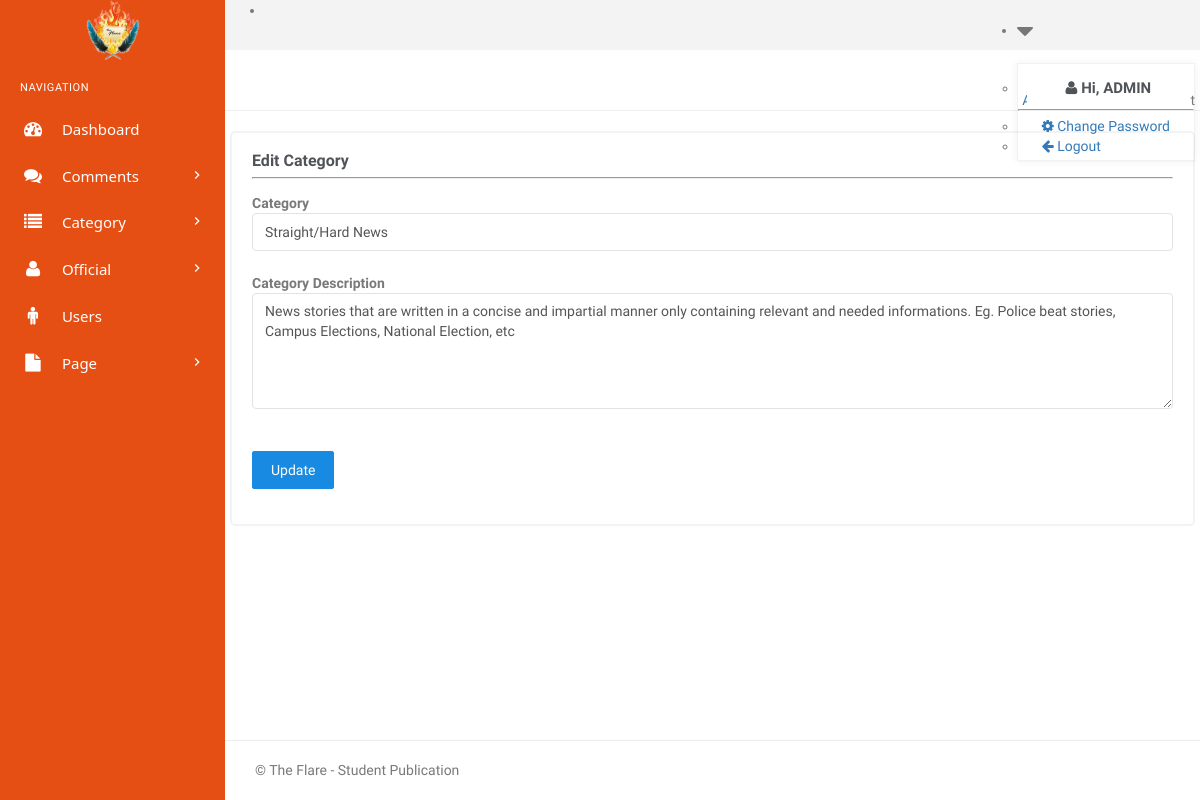
Screenshot of /admin/edit-category.php?cid=1 (signed in) with the database file from the repository.
### tables this page shows
CREATE TABLE `tblcategory` (
  `id` int(11) NOT NULL,
  `CategoryName` varchar(250) DEFAULT NULL,
  `Description` mediumtext DEFAULT NULL,
  `PostingDate` datetime DEFAULT NULL,
  `UpdationDate` datetime DEFAULT NULL,
  `Is_Active` int(1) DEFAULT NULL
);

### admin/edit-category.php (the view, shortened to what this page needs)
<?php
include('includes/config.php');
if (isset($_SESSION['id']) && isset($_SESSION['name']) && isset($_SESSION['positionid'])) {
?>
    <!DOCTYPE html>
    <html lang="en">
    <head>
        <link href="assets/css/bootstrap.min.css" rel="stylesheet" type="text/css" />
        <link href="assets/css/core.css" rel="stylesheet" type="text/css" />
        <link href="assets/css/components.css" rel="stylesheet" type="text/css" />
        <link href="assets/css/icons.css" rel="stylesheet" type="text/css" />
        <link href="assets/css/pages.css" rel="stylesheet" type="text/css" />
        <link href="assets/css/menu.css" rel="stylesheet" type="text/css" />
        <link href="assets/css/responsive.css" rel="stylesheet" type="text/css" />
        <link rel="stylesheet" href="../plugins/switchery/switchery.min.css">
    </head>
    <body class="fixed-left">
        <div id="wrapper">
            <?php include('includes/topheader.php'); ?>
            <?php include('includes/leftsidebar.php'); ?>
            <div class="content-page">
                <div class="content">
                    <div class="container">
                        <div class="row">
                            <div class="col-xs-12">
                                <div class="page-title-box">
                                    <ol class="breadcrumb p-0 m-0">
                                        <li>
                                            <a href="#">Admin</a>
                                        </li>
                                        <li>
                                            <a href="#">Category </a>
                                        </li>
                                        <li class="active">
                                        </li>
                                    </ol>
                                </div>
                            </div>
                        </div>
                        <div class="row">
                            <div class="col-sm-12">
                                <div class="card-box">
                                    <h4 class="m-t-0 header-title"><b>Edit Category </b></h4>
                                    <hr />
                                    <?php
                                    $catid = intval($_GET['cid']);
                                    $query = mysqli_query($con, "Select id,CategoryName,Description,PostingDate,UpdationDate from  tblcategory where Is_Active=1 and id='$catid'");
                                    while ($row = mysqli_fetch_array($query)) {
                                    ?>
                                        <div class="row">
                                            <div class="col-md-12">
                                                <form class="form-horizontal" name="category" method="post">
                                                    <div class="form-group">
                                                        <label class="col-md-2 control-label">Category</label>
                                                        <div class="col-md-10">
                                                            <input type="text" class="form-control" autocomplete="off" value="<?php echo htmlentities($row['CategoryName']); ?>" name="category" required>
                                                        </div>
                                                    </div>
                                                    <div class="form-group">
                                                        <label class="col-md-2 control-label">Category Description</label>
                                                        <div class="col-md-10">
                                                            <textarea class="form-control" rows="5" name="description" required><?php echo htmlentities($row['Description']); ?></textarea>
                                                        </div>
                                                    </div>
                                                <?php } ?>
                                                <div class="form-group">
                                                    <label class="col-md-2 control-label">&nbsp;</label>
                                                    <div class="col-md-10">
                                                        <button type="submit" class="btn btn-primary waves-effect waves-light btn-md" name="submit">
                                                            Update
                                                        </button>
                                                    </div>
                                                </div>
                                                </form>
                                            </div>
                                        </div>
                                </div>
                            </div>
                        </div>
                    </div>
                </div>
                <?php include('includes/footer.php'); ?>
            </div>
        </div>
    </body>
    </html>
<?php
} else {
    header("Location: index.php");
    exit();
}
?>

### admin/assets/css/core.css (style rules this page uses)
body { font-family: 'Varela Round', sans-serif; margin: 0; padding-bottom: 60px; overflow-x: hidden; color: #797979; }
html { position: relative; min-height: 100%; }
.h1, .h2, .h3, .h4, .h5, .h6, h1, h2, h3, h4, h5, h6 { color: #505458; font-family: 'Hind Madurai', sans-serif; margin: 10px 0; }
* { outline: none !important; }
b, strong { font-weight: 600; font-family: 'Hind Madurai', sans-serif; }
.container { width: auto; }
#wrapper { height: 100%; overflow: hidden; width: 100%; }
.p-0 { padding: 0 !important; }
.m-0 { margin: 0 !important; }
.m-t-0 { margin-top: 0 !important; }
.card-box { padding: 20px; border: 2px solid #f3f3f3; -webkit-border-radius: 5px; border-radius: 5px; -moz-border-radius: 5px; background-clip: padding-box; margin-bottom: 20px; background-color: #ffffff; }
.row { margin-right: -10px; margin-left: -10px; }
.col-lg-1, .col-lg-10, .col-lg-11, .col-lg-12, .col-lg-2, .col-lg-3, .col-lg-4, .col-lg-5, .col-lg-6, .col-lg-7, .col-lg-8, .col-lg-9, .col-md-1, .col-md-10, .col-md-11, .col-md-12, .col-md-2, .col-md-3, .col-md-4, .col-md-5, .col-md-6, .col-md-7, .col-md-8, .col-md-9, .col-sm-1, .col-sm-10, .col-sm-11, .col-sm-12, .col-sm-2, .col-sm-3, .col-sm-4, .col-sm-5, .col-sm-6, .col-sm-7, .col-sm-8, .col-sm-9, .col-xs-1, .col-xs-10, .col-xs-11, .col-xs-12, .col-xs-2, .col-xs-3, .col-xs-4, .col-xs-5, .col-xs-6, .col-xs-7, .col-xs-8, .col-xs-9 { padding-left: 10px; padding-right: 10px; }
.breadcrumb { background-color: transparent; margin-bottom: 15px; padding-top: 10px; padding-left: 0; }
.waves-effect { position: relative; cursor: pointer; display: inline-block; overflow: hidden; -webkit-user-select: none; -moz-user-select: none; -ms-user-select: none; user-select: none; -webkit-tap-highlight-color: transparent; vertical-align: middle; z-index: 1; will-change: opacity, transform; -webkit-transition: all 0.3s ease-out; -moz-transition: all 0.3s ease-out; -o-transition: all 0.3s ease-out; -ms-transition: all 0.3s ease-out; transition: all 0.3s ease-out; }

### admin/assets/css/menu.css (style rules this page uses)
.content-page { margin-left: 225px; overflow: hidden; }
.content-page .content { padding: 0 5px 10px 5px; margin-top: 70px; }
.header-title { font-size: 16px; line-height: 16px; margin-bottom: 8px; font-weight: 600; }
.page-title-box { padding: 20px; border-bottom: 1px solid #eee; margin: 0 -20px 20px -20px; }
.page-title-box .breadcrumb { float: right; background-color: transparent !important; }

### rows the page displays
tblcategory: category "Straight/Hard News", description "News stories that are written in a concise and impartial manner only containing relevant and needed informations. Eg. Police beat stories, Campus Elections, National Election, etc"

### other values shown
$_SESSION['name'] "ADMIN"
